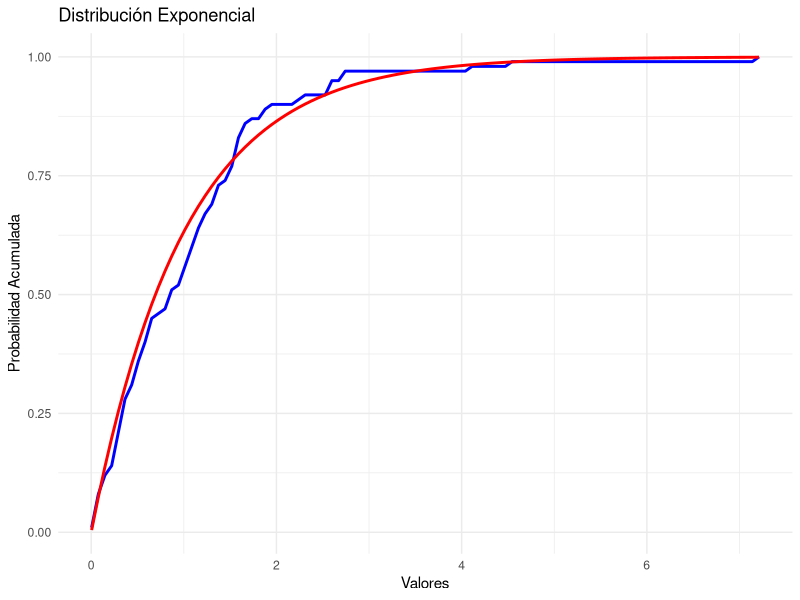
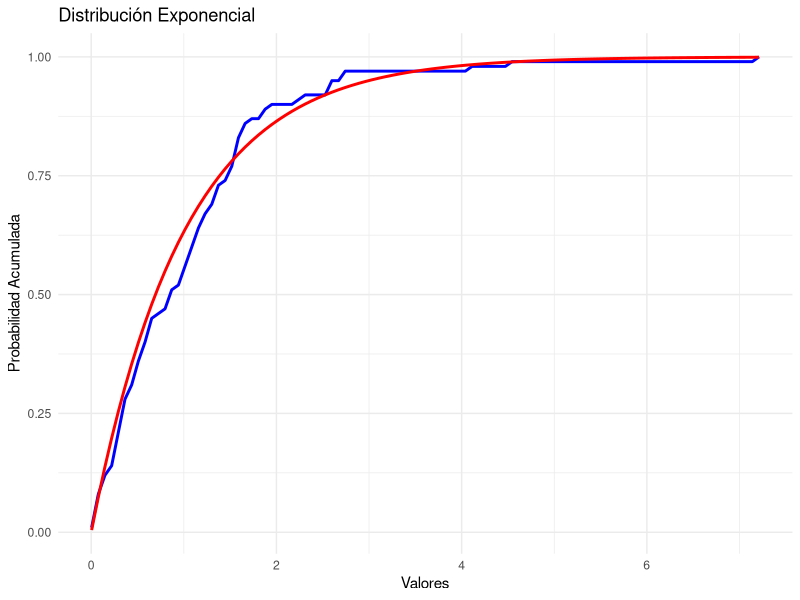

These charts were generated, in order, by the following R code:
rm(list=ls())

# Creo una muestra
set.seed(123)  # Para hacer que los resultados sean reproducibles
muestra_exponencial <- rexp(100, rate = 1)  # Cambia el tamaño de la muestra y el valor de rate según tus necesidades
datos <- data.frame(Valores = muestra_exponencial)

# Funcion empirica
funcion_empirica <- ecdf(muestra_exponencial)

# Creo el grafico
library(ggplot2)


ggplot(datos, aes(x = Valores)) +
  geom_function(fun=funcion_empirica, color ="blue", size = 1) +
  geom_function(fun = pexp, args = list(rate = 1), color = "red", size = 1) +
  labs(title = "Distribución Exponencial",
       x = "Valores",
       y = "Probabilidad Acumulada") +
  theme_minimal()

# Estimadores

Est= 1/(mean(muestra_exponencial))

dens_est = density(muestra_exponencial)
distribucion = function(t){
  integrate(dens_est, -Inf, t)
}

library(ggplot2)

ggplot(datos, aes(x = Valores)) + 
  geom_function(fun = distribucion, color= "green", size=1) +
  geom_function(fun = funcion_empirica, color = "blue", size = 1) +
  geom_function(fun = pexp, args = list(rate = 1), color = "red", size = 1) +
  labs(title = "Distribución Exponencial",
       x = "Valores",
       y = "Probabilidad Acumulada") +
  theme_minimal()
  
#chequear como hacer la empirica y como aproximar la densidad
